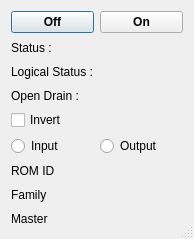
<?xml version="1.0" encoding="UTF-8"?>
<ui version="4.0">
 <class>ds2408ui</class>
 <widget class="QDialog" name="ds2408ui">
  <property name="windowModality">
   <enum>Qt::NonModal</enum>
  </property>
  <property name="geometry">
   <rect>
    <x>0</x>
    <y>0</y>
    <width>194</width>
    <height>239</height>
   </rect>
  </property>
  <property name="focusPolicy">
   <enum>Qt::StrongFocus</enum>
  </property>
  <property name="windowTitle">
   <string>DS2413</string>
  </property>
  <property name="windowIcon">
   <iconset resource="onewire.qrc">
    <normaloff>:/images/images/kfm_home.png</normaloff>:/images/images/kfm_home.png</iconset>
  </property>
  <property name="sizeGripEnabled">
   <bool>true</bool>
  </property>
  <property name="modal">
   <bool>false</bool>
  </property>
  <layout class="QGridLayout" name="gridLayout">
   <item row="1" column="0" colspan="2">
    <widget class="QLabel" name="labelStatus">
     <property name="text">
      <string>Status : </string>
     </property>
    </widget>
   </item>
   <item row="2" column="0" colspan="2">
    <widget class="QLabel" name="labelLogicalStatus">
     <property name="text">
      <string>Logical Status : </string>
     </property>
    </widget>
   </item>
   <item row="3" column="0" colspan="2">
    <widget class="QLabel" name="labelOpenDrain">
     <property name="text">
      <string>Open Drain : </string>
     </property>
    </widget>
   </item>
   <item row="4" column="0" colspan="2">
    <widget class="QCheckBox" name="Invert">
     <property name="text">
      <string>Invert</string>
     </property>
    </widget>
   </item>
   <item row="5" column="0">
    <widget class="QRadioButton" name="radioInput">
     <property name="text">
      <string>Input</string>
     </property>
    </widget>
   </item>
   <item row="5" column="1">
    <widget class="QRadioButton" name="radioOutput">
     <property name="text">
      <string>Output</string>
     </property>
    </widget>
   </item>
   <item row="6" column="0" colspan="2">
    <widget class="QLabel" name="labelromid">
     <property name="sizePolicy">
      <sizepolicy hsizetype="Preferred" vsizetype="Preferred">
       <horstretch>1</horstretch>
       <verstretch>0</verstretch>
      </sizepolicy>
     </property>
     <property name="text">
      <string>ROM ID</string>
     </property>
    </widget>
   </item>
   <item row="7" column="0" colspan="2">
    <widget class="QLabel" name="labelfamily">
     <property name="sizePolicy">
      <sizepolicy hsizetype="Preferred" vsizetype="Preferred">
       <horstretch>1</horstretch>
       <verstretch>0</verstretch>
      </sizepolicy>
     </property>
     <property name="text">
      <string>Family</string>
     </property>
    </widget>
   </item>
   <item row="8" column="0" colspan="2">
    <widget class="QLabel" name="labelmaster">
     <property name="sizePolicy">
      <sizepolicy hsizetype="Preferred" vsizetype="Preferred">
       <horstretch>1</horstretch>
       <verstretch>0</verstretch>
      </sizepolicy>
     </property>
     <property name="text">
      <string>Master</string>
     </property>
    </widget>
   </item>
   <item row="0" column="0">
    <widget class="QPushButton" name="pushButtonOFF">
     <property name="font">
      <font>
       <weight>75</weight>
       <bold>true</bold>
      </font>
     </property>
     <property name="text">
      <string>Off</string>
     </property>
    </widget>
   </item>
   <item row="0" column="1">
    <widget class="QPushButton" name="pushButtonON">
     <property name="font">
      <font>
       <weight>75</weight>
       <bold>true</bold>
      </font>
     </property>
     <property name="text">
      <string>On</string>
     </property>
    </widget>
   </item>
  </layout>
 </widget>
 <resources>
  <include location="onewire.qrc"/>
 </resources>
 <connections/>
</ui>
